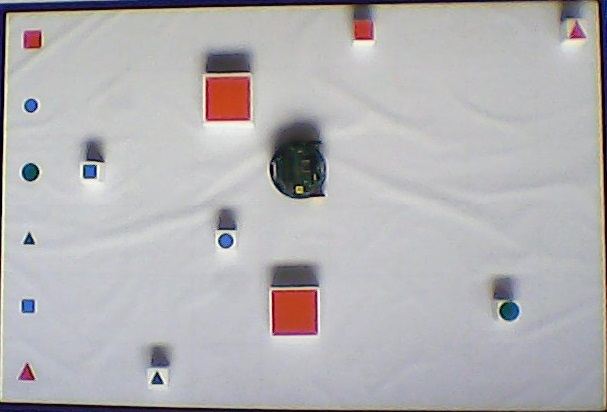
#> input picture test.jpeg, 607 x 412 px
$ python blur.py
#> lines starting #> are read from the running program, lines starting #| are printed output that depends on the picture
import cv2
import numpy as np
from matplotlib import pyplot as plt

img = cv2.imread('test.jpeg')
#> img is the input picture: shape (412, 607, 3); mean B, G, R 179.9, 177.5, 179.6

kernel = np.ones((5,5),np.float32)/25
dst = cv2.filter2D(img,-1,kernel)
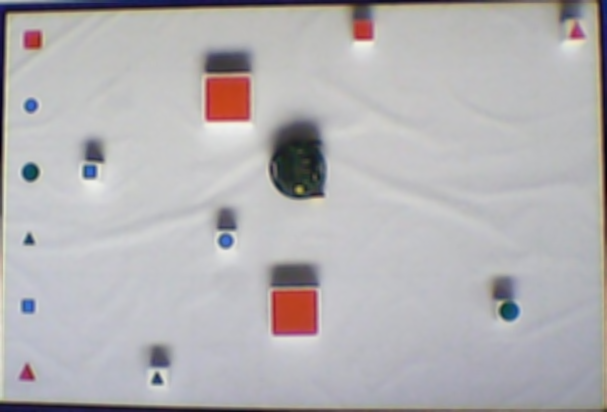
#> dst: shape (412, 607, 3); mean B, G, R 180, 177.6, 179.7

plt.subplot(121),plt.imshow(img),plt.title('Original')
plt.xticks([]), plt.yticks([])
plt.subplot(122),plt.imshow(dst),plt.title('Averaging')
plt.xticks([]), plt.yticks([])
plt.show()
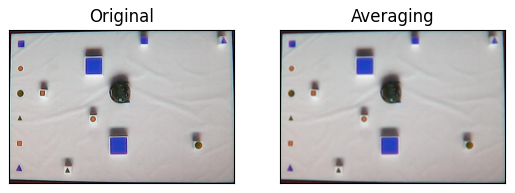
#> figure drawn by matplotlib, 2 panels; B, G, R data is drawn as R, G, B

$ run again, with Capture.PNG saved as test.jpeg
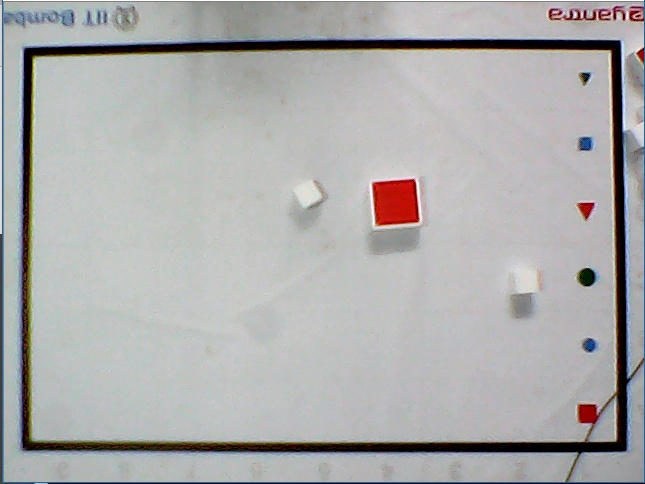
#> input picture Capture.PNG, 645 x 484 px
#> img is the input picture: shape (484, 645, 3); mean B, G, R 172.6, 172.8, 173.1
#> `dst = cv2.filter2D(img,-1,kernel)`:
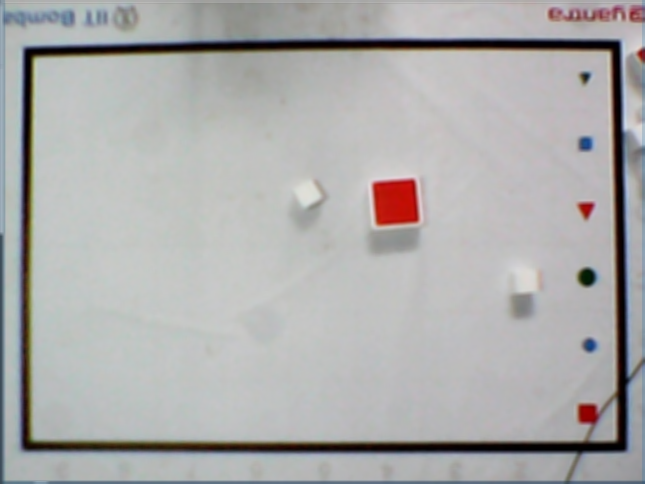
#> dst: shape (484, 645, 3); mean B, G, R 172.6, 172.9, 173.2
#> `plt.show()`:
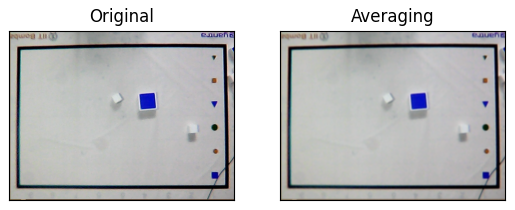
#> figure drawn by matplotlib, 2 panels; B, G, R data is drawn as R, G, B

$ run again, with res.png saved as test.jpeg
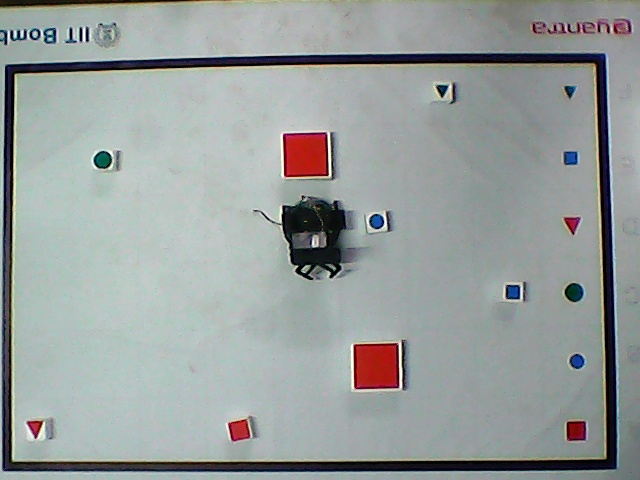
#> input picture res.png, 640 x 480 px
#> img is the input picture: shape (480, 640, 3); mean B, G, R 156.8, 158.2, 151.9
#> `dst = cv2.filter2D(img,-1,kernel)`:
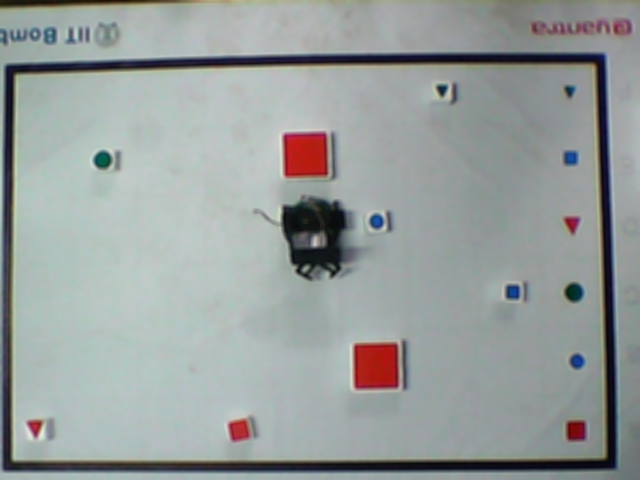
#> dst: shape (480, 640, 3); mean B, G, R 156.8, 158.2, 151.9
#> `plt.show()`:
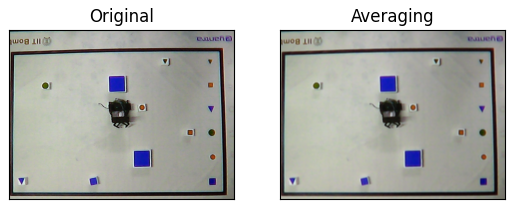
#> figure drawn by matplotlib, 2 panels; B, G, R data is drawn as R, G, B
